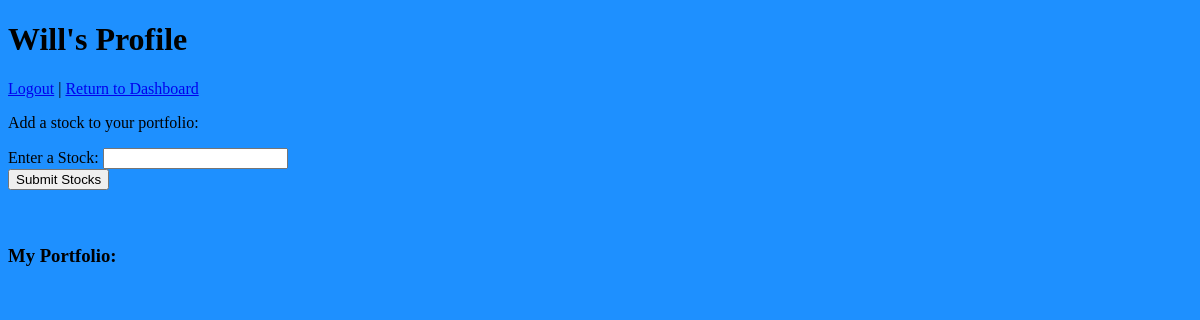
/profile (signed in), run on an earlier commit of the app's database.
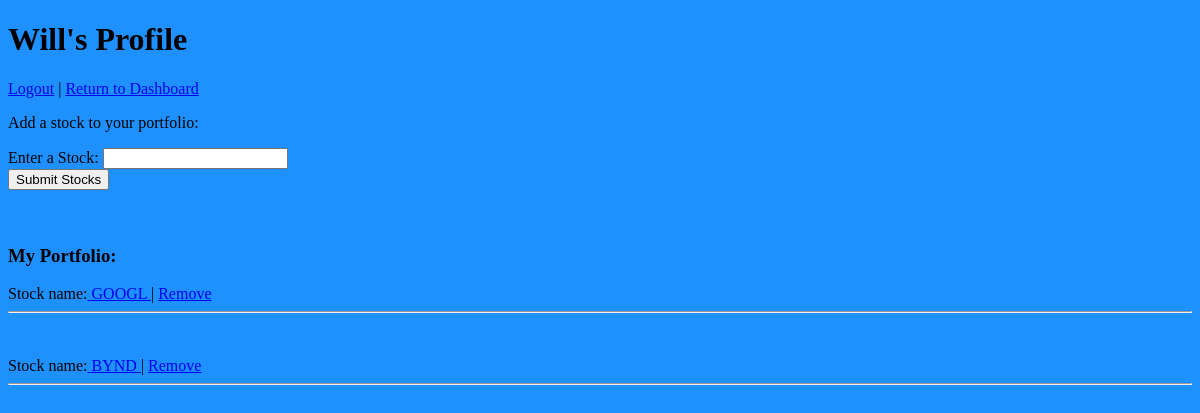
And on a later commit of the database.
### stock_app/models.py (models this page shows)
class User(models.Model):
    first_name = models.CharField(max_length=255)
    last_name = models.CharField(max_length=255)
    username = models.CharField(max_length=255)
    email = models.EmailField(max_length=255)
    password = models.CharField(max_length=255)
    updated_at = models.DateTimeField(auto_now=True)
    created_at = models.DateTimeField(auto_now_add = True)
    objects = UserManager()

class Stock(models.Model):
    stock_name = models.CharField(max_length=45)
    created_at = models.DateTimeField(auto_now_add = True)
    updated_at = models.DateTimeField(auto_now= True)
    user = models.ForeignKey(User, related_name = "stocks", on_delete = models.CASCADE)
    news_url = models.TextField()
    nasdaq_url = models.TextField()
    objects = StockManager()

### stock_app/views.py (the view)
# urls.py: path('profile', views.profile),
def profile(request):
    if 'user_id' not in request.session:
        return redirect('/')
    this_user = User.objects.filter(id = request.session['user_id'])
    portfolio = Stock.objects.filter(user=User.objects.get(id = request.session['user_id']))
    context = {
            "current_user" : this_user[0].first_name,
            "portfolio": portfolio,
        }
    return render(request, "profile.html", context)

### stock_app/templates/profile.html (shortened to what this page needs)
<!DOCTYPE html>
<html lang = "en">
<head>
    {% load static %}
    <link rel="stylesheet" href="{% static 'background.css' %}">
</head>
<body>
    <h1> {{ current_user }}'s Profile </h1>
    <a href="/logout">Logout</a> | <a href="/success"> Return to Dashboard</a>
    <form action="/check_stock_name" method='POST' id="add-form">
        <p id = "">Add a stock to your portfolio:</p>
        <div>
            <label for="stock-option">Enter a Stock:</label>
            <input class="stock-option" type="text" name = "stock-option">
        </div>
        <input type="submit" value="Submit Stocks" id = "button">
    </form>
    <br><br>
    <h3>My Portfolio:</h3>
    {% for stock in portfolio %}
    Stock name:<a href="/feed/{{ stock.id }}"> {{ stock.stock_name }} </a> | <a href="/rm-stock/{{ stock.id }}"> Remove </a>
    <hr>
    <br><br>
    {% endfor %}
</body>
</html>

### stock_app/static/background.css (style rules this page uses)
body { background-color:dodgerblue; }

What changed in the data, as far as the page shows it:
added Stock: stock_name "GOOGL"
added Stock: stock_name "BYND"
